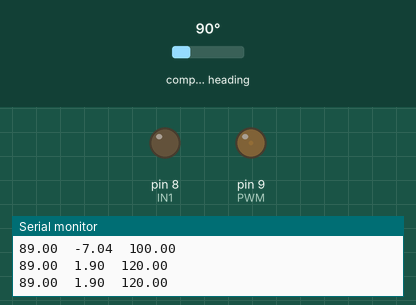
The sketch below on a simulated Arduino Uno, built with avr-gcc and run on an emulated ATmega328P. Parts: output pins drawn as LEDs (lit = HIGH), the last lines printed to the serial monitor. Inputs (shaded band) come from the test bench; at power-on: compass heading 90°.

Above: at 1.2 s.
1.3 s: compass heading set to 269°
At 1.57 s:
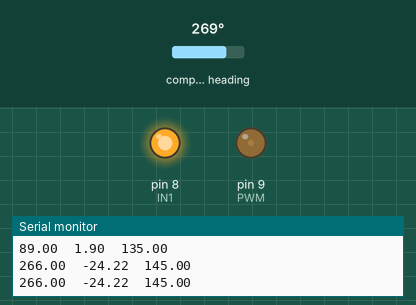
At 3.14 s:
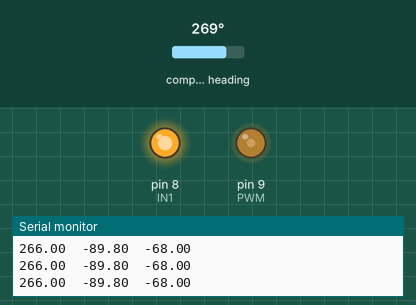
4.3 s: compass heading set to 90°
7.3 s: compass heading set to 180°
Timing chart, 0 to 10.3 s (numbered marks = the images above; inputs shaded):
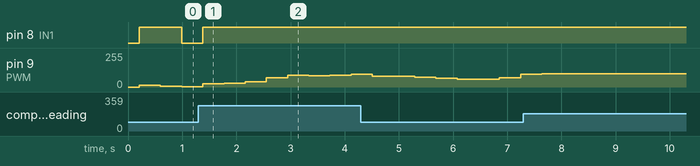

Measured:
- after the input at 1.3 s, pin 8 (IN1): LOW → HIGH after 0.08 s instead of 1.3 s

The sketch:

FINAL_PID_CODE_WITH_RTOS.ino
```cpp
#include <Arduino_FreeRTOS.h>
#include <Wire.h>
#include <AS5600.h>
#include <PID_v1.h>

AMS_5600 ams5600;

int ang, lang = 0;

int WalkingTraj [101] = {14, 13, 14, 16, 18, 21, 24, 28, 32, 38, 44, 51, 58, 65, 73, 80, 87, 93, 100, 105, 111, 115, 120, 124, 128, 132, 135, 138, 141, 143, 145, 148, 149, 151, 153, 154, 155, 156, 156, 156, 155, 154, 151, 146, 141, 133, 124, 113, 100, 85, 70, 53, 35, 18, 0, -16, -31, -45, -56, -64, -70, -73, -74, -72, -68, -61, -53, -44, -33, -22, -11, 0, 11, 22, 31, 40, 48, 55, 61, 66, 69, 72, 73, 74, 74, 73, 71, 69, 67, 64, 61, 57, 53, 49, 45, 40, 35, 30, 25, 20, 14};


const double Kp = 0.14, Ki = 0.2, Kd = 0.0;

double Setpoint, Input, Output;
PID myPID(&Input, &Output, &Setpoint, Kp, Ki, Kd, DIRECT);


float target, p;
long last_raw, raw_angle, raw;
int revolution = 0;
int PWM = 9;
int IN1 = 8;


void read_ANGLE(void *param);
void serial_print(void *param);
void pid(void *param);
void target_angle(void *param);

TaskHandle_t Task_Handle1;
TaskHandle_t Task_Handle2;
TaskHandle_t Task_Handle3;
TaskHandle_t Task_Handle4;


void setup() {
  // put your setup code here, to run once
  pinMode(PWM, OUTPUT);
  pinMode(IN1, OUTPUT);


  Serial.begin(115200);
  Wire.begin();

  delay (10);

  xTaskCreate(read_ANGLE, "Task1", 100, NULL, 2, &Task_Handle1);
  xTaskCreate(serial_print, "Task2", 100, NULL, 2, &Task_Handle2);
  xTaskCreate(pid, "Task3", 100, NULL, 2, &Task_Handle3);
  xTaskCreate(target_angle, "Task4", 100, NULL, 2, &Task_Handle4);

}

void loop() {

  // put your main code here, to run repeatedly:

}


void read_ANGLE(void *param) {
  (void) param;
  while (1) {
    raw_angle = ams5600.getRawAngle();

    if ((last_raw - raw_angle) > 2047)
      revolution++;

    if ((last_raw - raw_angle) < -2047)
      revolution--;

    last_raw = raw_angle;
    raw = revolution * 4096 + raw_angle;
    ang = raw * 0.087;

    vTaskDelay(10 / portTICK_PERIOD_MS);
  }

}

void serial_print(void *param) {

  (void) param;
  while (1) {
    if (Serial.available() > 0)
    {
      p = Serial.parseFloat();
      Serial.println();
      myPID.SetTunings(p, 0.3, Kd);
    }


    Serial.print(Input);

    Serial.print("  ");
    Serial.print(Output);

    Serial.print("  ");
    Serial.println(Setpoint);


    vTaskDelay(100 / portTICK_PERIOD_MS);
  }
}

void target_angle(void *param) {

  (void) param;
  while (1) {
//        target = 150;
//           vTaskDelay(5000/portTICK_PERIOD_MS);
//           target=0;
//           vTaskDelay(5000/portTICK_PERIOD_MS);
    for (int i = 1; i < 100; i++) {
      target = WalkingTraj [i];
    vTaskDelay(50 / portTICK_PERIOD_MS);
    }
  }

}


void pid(void *param) {

  (void) param;
  //delay (50);
  Setpoint = ang;
  myPID.SetOutputLimits(-100, 100);
  myPID.SetMode(AUTOMATIC);
  myPID.SetSampleTime(200);

  while (1) {
    vTaskDelay(200 / portTICK_PERIOD_MS);
    Input = ang;
    Setpoint = target;
    myPID.Compute();
    float pwm_output = fabs(Output);

    analogWrite(PWM, pwm_output);
    if (Output < 0)
    {
      digitalWrite(IN1, HIGH);
    }
    else
    {
      digitalWrite(IN1, LOW);
    }
  }


}
```
